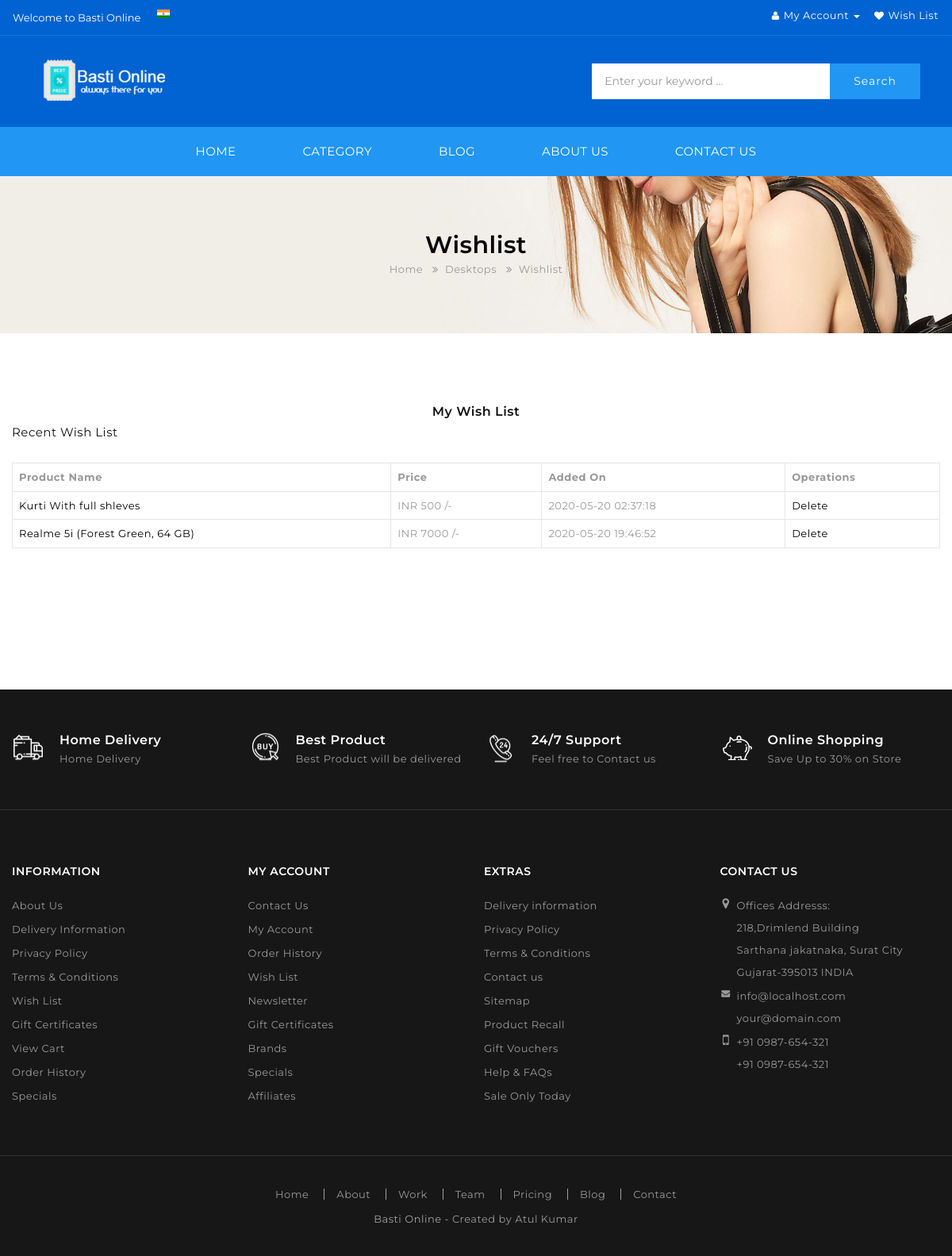
Screenshot of /wishlist.php (signed in) with the database file from the repository.
### tables this page shows
CREATE TABLE `wishlist` (
  `id` int(11) NOT NULL,
  `pid` int(11) NOT NULL,
  `uid` int(11) NOT NULL,
  `timestamp` datetime NOT NULL DEFAULT CURRENT_TIMESTAMP
);

CREATE TABLE `products` (
  `id` int(11) NOT NULL,
  `name` varchar(255) NOT NULL,
  `catid` int(11) NOT NULL,
  `price` varchar(255) NOT NULL,
  `thumb` varchar(255) NOT NULL,
  `description` varchar(255) NOT NULL
);

### wishlist.php (the view, shortened to what this page needs)
<?php
	require_once 'admin/config/connect.php';
include 'header.php';
include 'nav.php';
$uid = $_SESSION['customerid'];
?>
<div class="breadcrumb parallax-container">
  <div class="parallax"><img src="image/prlx.jpg" alt="#"></div>
  <h1>Wishlist</h1>
  <ul>
    <li><a href="index.php">Home</a></li>
    <li><a href="category.php">Desktops</a></li>
    <li><a href="#">Wishlist</a></li>
  </ul>
</div>
	<section id="content">
		<div class="content-blog content-account">
			<div class="container">
				<div class="row">
					<div class="page_header text-center">
						<h2>My Wish List</h2>
					</div>
					<div class="col-md-12">
			<h3>Recent Wish List</h3>
			<br>
			<table class="cart-table account-table table table-bordered">
				<thead>
					<tr>
						<th>Product Name</th>
						<th>Price</th>
						<th>Added On</th>
						<th>Operations</th>
					</tr>
				</thead>
				<tbody>
				<?php
					$wishsql = "SELECT p.name, p.price, p.id AS pid, w.id AS id, w.`timestamp` FROM wishlist w JOIN products p WHERE w.pid=p.id AND w.uid='$uid'";
					$wishres = mysqli_query($connection, $wishsql);
					while($wishr = mysqli_fetch_assoc($wishres)){
				?>
					<tr>
						<td>
							<a href="single.php?id=<?php echo $wishr['pid']; ?>"><?php echo $wishr['name']; ?></a>
						</td>
						<td>
							INR <?php echo $wishr['price']; ?> /-
						</td>
						<td>
							<?php echo $wishr['timestamp']; ?>
						</td>
						<td>
							<a href="delwishlist.php?id=<?php echo $wishr['id']; ?>">Delete</a>
						</td>
					</tr>
				<?php } ?>
				</tbody>
			</table>
			<br>
			<br>
			<br>
					</div>
				</div>
			</div>
		</div>
	</section>
<?php include 'footer.php' ?>
</body>
</html>

### css/stylesheet.css (style rules this page uses)
body { font-family: "Montserrat", Helvetica, Arial, sans-serif; font-weight: 400; color: #999; font-size: 13px; line-height: 1.5; position: relative; background: #FFF; letter-spacing: 0.5px; }
h1, h2, h3, h4, h5, h6 { color: #121212; font-family: Montserrat; }
h1 { font-size: 18px; font-weight: 400; text-transform: uppercase; font-family: Montserrat; }
h2 { font-size: 16px; font-weight: 600; font-family: Montserrat; }
h3 { font-size: 15px; font-weight: 400; font-family: Montserrat; }
a { color: #000; text-decoration: none; }
.parallax-container { position: relative; overflow: hidden; height: auto; margin-top: 100px; }
.parallax { position: absolute; top: 0; left: 0; right: 0; bottom: 0; z-index: -1; }
.parallax img { display: none; position: absolute; left: 50%; bottom: 0; min-width: 100%; min-height: 100%; transform: translate3d(0, 0, 0); transform: translateX(-50%); }
.breadcrumb { padding: 70px 0 !important; margin: 0 0 90px !important; text-align: center; }
.breadcrumb h1 { font-size: 30px; font-weight: 600; text-transform: none; color: #000; margin: 0 0 5px; position: relative; }
.breadcrumb a { color: #999; background-color: transparent !important; border: none !important; padding: 0 !important; position: relative !important; }
.breadcrumb >ul> li + li::before { content: ""; font-family: "FontAwesome"; padding: 0 8px; position: relative; color: #999; }
ul { padding: 0; margin: 0; }

### rows the page displays
wishlist: products.name "Kurti With full shleves", products.price "500", timestamp "2020-05-20 02:37:18"
wishlist: products.name "Realme 5i (Forest Green, 64 GB)", products.price "7000", timestamp "2020-05-20 19:46:52"
